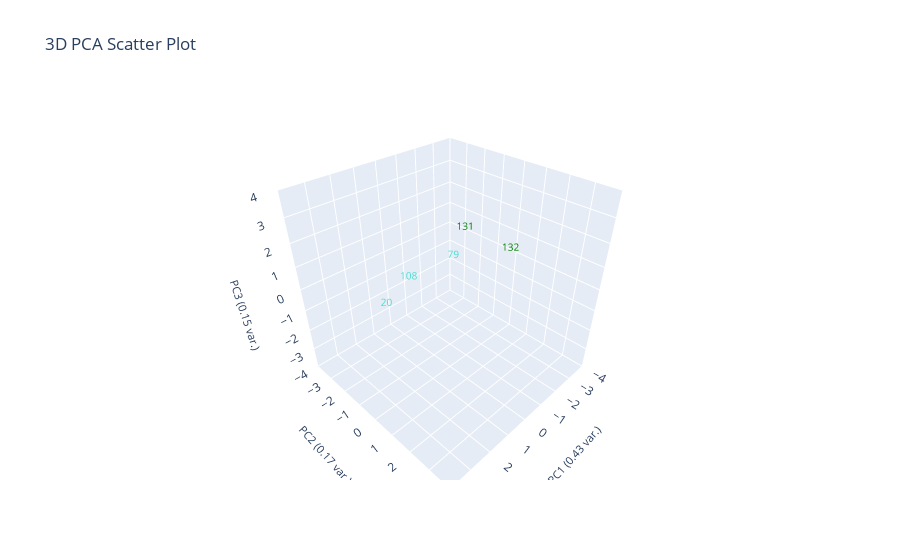
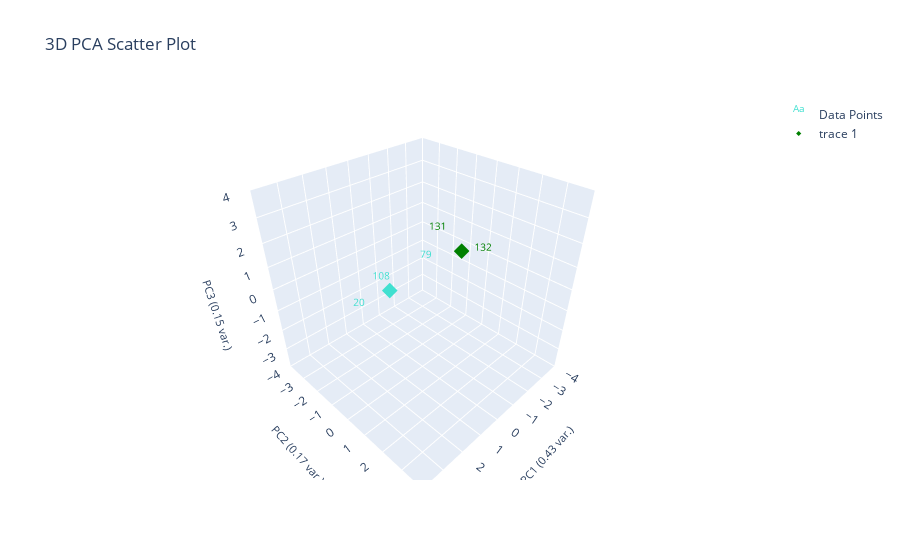
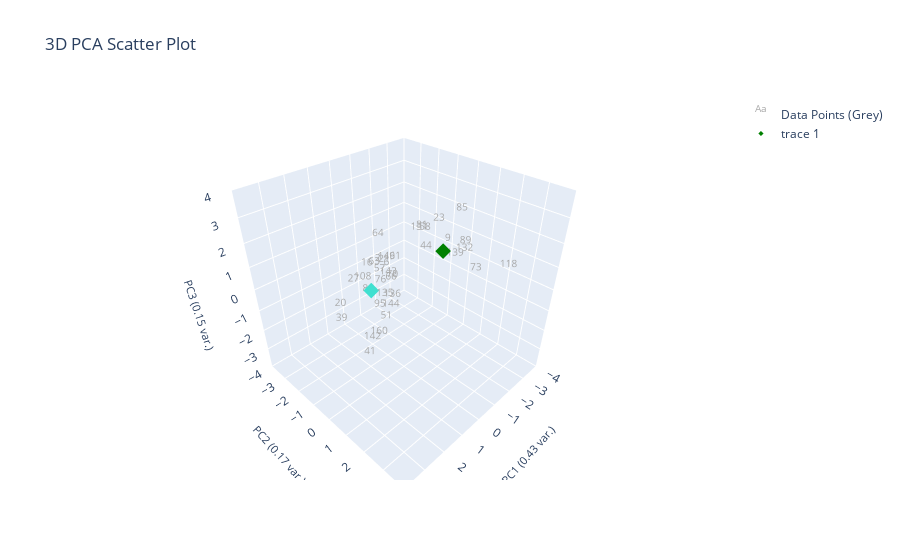
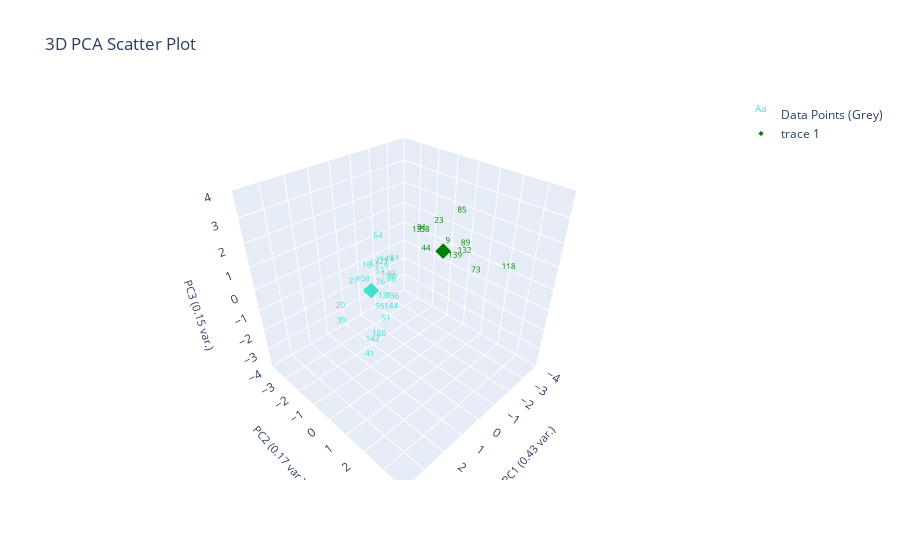

The cell these charts' notebook holds for them, in order:
### Markdown cell above
# Clustering data with ES-D removed (Corrected)

### Code cell
# should labels be fixed or not
labeled_data_esd_removed = marions_labeled_data[marions_labeled_data[ylabel_name] != 'ES-D'].copy()
marions_labeled_data_esd_removed = marions_labeled_data[marions_labeled_data[ylabel_name] != 'ES-D']

# print('Labeled data only')
plotting.plot_clusters_seperately(labeled_data_esd_removed[f'{ylabel_name}_nums'], curve_data, ylabel_name, bold_idxs=labeled_data_esd_removed.index.tolist(), cluster_category_names=list(ylabel_to_cluster_num.keys()))

label_centroids_esd_removed = find_labels_centroids(labeled_data_esd_removed, ylabel_to_cluster_num, ylabel_name)
pseudo_data_esd_removed = find_closest_centroid(data_features, label_centroids_esd_removed, ylabel_name)

print('Corrected')
changed_ylabel_idxs = find_changed_ylabel_data(labeled_data_esd_removed, pseudo_data_esd_removed, ylabel_name)
corrected_pseudo_data_esd_removed = correct_pseudo_ylabels_to_actual(pseudo_data_esd_removed, marions_labeled_data, ylabel_name, changed_ylabel_idxs)
plotting.plot_clusters_seperately(corrected_pseudo_data_esd_removed[f'pseudo_{ylabel_name}_nums'], curve_data, ylabel_name, cluster_category_names=list(ylabel_to_cluster_num.keys()), pseudo_corrections=labeled_data_esd_removed)
# plotting.plot_pca(corrected_pseudo_data_esd_removed, corrected_pseudo_data_esd_removed[f'pseudo_{ylabel_name}_nums'], 3, graph_title="", ylabel_name=ylabel_name, centroids=label_centroids_esd_removed)

print('Uncorrected')
# find_changed_ylabel_data(marions_labeled_data_esd_removed, pseudo_data_esd_removed, ylabel_name)
# plotting.get_curve_idx_from_cluster_color('pink', pseudo_data_esd_removed[f'pseudo_{ylabel_name}_nums'], pseudo_data_esd_removed.index, data_features)
# plotting.get_curve_idx_from_cluster_color('orange', pseudo_data_esd_removed[f'pseudo_{ylabel_name}_nums'], pseudo_data_esd_removed.index, data_features)
# # print(pseudo_data_esd_removed[:3])
# indicies = pseudo_data_esd_removed[pseudo_data_esd_removed['filenames'].isin(['WS23_L3_T1_P_23.csv','WS23_L3_T1_P_25.csv'])].index
# plotting.plot_specific_curves([indicies.tolist()[0]], curve_data, data_features, color='pink')
# plotting.plot_specific_curves([indicies.tolist()[1]], curve_data, data_features, color='orange')


plotting.plot_clusters_seperately(pseudo_data_esd_removed[f'pseudo_{ylabel_name}_nums'], curve_data, ylabel_name, cluster_category_names=list(ylabel_to_cluster_num.keys()), bold_idxs=marions_labeled_data_esd_removed.index)
# print(label_centroids_esd_removed)
# plotting.plot_pca(pseudo_data_esd_removed, pseudo_data_esd_removed[f'pseudo_{ylabel_name}_nums'], 3, graph_title="", ylabel_name=ylabel_name, centroids=label_centroids_esd_removed,
#                 only_plot_cluster_labels=[])
# plotting.pca_analysis(pseudo_data_esd_removed)
# ylabel_to_cluster_num = {'ES-B':0, 'ES-BW':1, 'ES-S':2, 'ES-S-Plates':3, 'ES-D':4, 'LS':5, 'F':6, 'LS/F':7, 'ES-DB':8, 'ES': 9}
# print(pseudo_data_esd_removed[:3])

# print(pseudo_data_esd_removed.dropna(subset=[ylabel_name])[['filenames', ylabel_name]])
plotting.plot_pseudo_labeling_steps(pseudo_data_esd_removed, pseudo_data_esd_removed[f'pseudo_{ylabel_name}_nums'], 3, graph_title="", ylabel_name=ylabel_name, centroids=label_centroids_esd_removed,
                specific_clusters=[3,6])

### Figure 1 — Plotly figure (JSON) as saved in the notebook; plotly's stock layout.template omitted (floating-point values rounded to 4 significant figures)
{"data": [{"mode": "text", "name": "Data Points", "text": ["20", "79", "108", "131", "132"], "textfont": {"color": ["turquoise", "turquoise", "turquoise", "green", "green"], "size": 10}, "type": "scatter3d", "x": [2.698, -0.5188, 1.623, -0.1749, -2.47], "y": [-0.4436, -0.3468, -0.4459, 0.528, 0.8786], "z": [0.01727, 0.5946, 0.6113, 2.292, 0.5983]}], "layout": {"autosize": true, "scene": {"aspectmode": "cube", "xaxis": {"range": [-4, 4], "title": {"font": {"size": 11}, "text": "PC1 (0.43 var.)"}}, "yaxis": {"range": [-4, 4], "title": {"font": {"size": 11}, "text": "PC2 (0.17 var.)"}}, "zaxis": {"range": [-4, 4], "title": {"font": {"size": 11}, "text": "PC3 (0.15 var.)"}}}, "title": {"text": "3D PCA Scatter Plot"}}}

### Figure 2 — Plotly figure (JSON) as saved in the notebook; plotly's stock layout.template omitted (floating-point values rounded to 4 significant figures)
{"data": [{"mode": "text", "name": "Data Points", "text": ["20", "79", "108", "131", "132"], "textfont": {"color": ["turquoise", "turquoise", "turquoise", "green", "green"], "size": 10}, "type": "scatter3d", "x": [2.698, -0.5188, 1.623, -0.1749, -2.47], "y": [-0.4436, -0.3468, -0.4459, 0.528, 0.8786], "z": [0.01727, 0.5946, 0.6113, 2.292, 0.5983]}, {"marker": {"color": ["green", "turquoise"], "size": 4, "symbol": "diamond"}, "mode": "markers", "type": "scatter3d", "x": [-1.322, 1.267], "y": [0.7033, -0.4121], "z": [1.445, 0.4077]}], "layout": {"autosize": true, "scene": {"aspectmode": "cube", "xaxis": {"range": [-4, 4], "title": {"font": {"size": 11}, "text": "PC1 (0.43 var.)"}}, "yaxis": {"range": [-4, 4], "title": {"font": {"size": 11}, "text": "PC2 (0.17 var.)"}}, "zaxis": {"range": [-4, 4], "title": {"font": {"size": 11}, "text": "PC3 (0.15 var.)"}}}, "title": {"text": "3D PCA Scatter Plot"}}}

### Figure 3 — Plotly figure (JSON) as saved in the notebook; plotly's stock layout.template omitted (floating-point values rounded to 4 significant figures)
{"data": [{"mode": "text", "name": "Data Points (Grey)", "text": ["2", "6", "9", "16", "20", "21", "23", "27", "39", "41", "44", "51", "57", "58", "61", "63", "64", "66", "70", "73", "76", "81", "82", "85", "89", "95", "108", "118", "131", "132", "135", "136", "139", "142", "143", "144", "149", "160"], "textfont": {"color": "darkgrey", "size": 10}, "type": "scatter3d", "x": [1.111, 0.02369, -1.633, 1.735, 2.698, 1.087, -1.226, 1.987, 2.812, 2.749, -0.9563, 1.521, 0.9996, -1.059, 0.7149, 1.398, 1.382, 1.223, 0.6159, -1.95, 1.156, -0.6768, 1.262, -0.7121, -1.934, 1.983, 1.623, -3.472, -0.1749, -2.47, 1.604, 1.072, -2.027, 2.47, 0.8097, 1.143, 0.08712, 2.065], "y": [-0.1981, -0.9381, 0.6742, -0.03741, -0.4436, 0.05782, 0.5393, -0.5299, -0.3039, 1.029, 0.1988, 0.5759, -0.2468, 0.03271, 0.2318, -0.05328, 0.1822, 0.5971, 0.009941, 1.844, -0.04114, 0.1793, -0.6277, 1.915, 1.274, 0.8208, -0.4459, 2.325, 0.528, 0.8786, 0.6768, 0.4871, 0.7741, 0.9405, 0.01494, 0.4884, -0.8546, 0.8331], "z": [1.268, 0.2458, 1.303, 1.449, 0.01727, 1.343, 2.251, 0.6639, -0.5071, -1.253, 1.065, -0.6473, 0.7528, 1.752, 1.368, 1.334, 2.534, 0.9285, 0.4375, 0.3849, 0.4492, 2.038, -0.2094, 3.331, 1.326, 0.2935, 0.6113, 0.04422, 2.292, 0.5983, 0.4687, 0.04157, 0.5263, -0.794, 0.6543, -0.3634, 0.5821, -0.8813]}, {"marker": {"color": ["green", "turquoise"], "size": 4, "symbol": "diamond"}, "mode": "markers", "type": "scatter3d", "x": [-1.322, 1.267], "y": [0.7033, -0.4121], "z": [1.445, 0.4077]}], "layout": {"autosize": true, "scene": {"aspectmode": "cube", "xaxis": {"range": [-4, 4], "title": {"font": {"size": 11}, "text": "PC1 (0.43 var.)"}}, "yaxis": {"range": [-4, 4], "title": {"font": {"size": 11}, "text": "PC2 (0.17 var.)"}}, "zaxis": {"range": [-4, 4], "title": {"font": {"size": 11}, "text": "PC3 (0.15 var.)"}}}, "title": {"text": "3D PCA Scatter Plot"}}}

### Figure 4 — Plotly figure (JSON) as saved in the notebook; plotly's stock layout.template omitted (floating-point values rounded to 4 significant figures)
{"data": [{"mode": "text", "name": "Data Points (Grey)", "text": ["2", "6", "9", "16", "20", "21", "23", "27", "39", "41", "44", "51", "57", "58", "61", "63", "64", "66", "70", "73", "76", "81", "82", "85", "89", "95", "108", "118", "131", "132", "135", "136", "139", "142", "143", "144", "149", "160"], "textfont": {"color": ["turquoise", "turquoise", "green", "turquoise", "turquoise", "turquoise", "green", "turquoise", "turquoise", "turquoise", "green", "turquoise", "turquoise", "green", "turquoise", "turquoise", "turquoise", "turquoise", "turquoise", "green", "turquoise", "green", "turquoise", "green", "green", "turquoise", "turquoise", "green", "green", "green", "turquoise", "turquoise", "green", "turquoise", "turquoise", "turquoise", "turquoise", "turquoise"], "size": 8}, "type": "scatter3d", "x": [1.111, 0.02369, -1.633, 1.735, 2.698, 1.087, -1.226, 1.987, 2.812, 2.749, -0.9563, 1.521, 0.9996, -1.059, 0.7149, 1.398, 1.382, 1.223, 0.6159, -1.95, 1.156, -0.6768, 1.262, -0.7121, -1.934, 1.983, 1.623, -3.472, -0.1749, -2.47, 1.604, 1.072, -2.027, 2.47, 0.8097, 1.143, 0.08712, 2.065], "y": [-0.1981, -0.9381, 0.6742, -0.03741, -0.4436, 0.05782, 0.5393, -0.5299, -0.3039, 1.029, 0.1988, 0.5759, -0.2468, 0.03271, 0.2318, -0.05328, 0.1822, 0.5971, 0.009941, 1.844, -0.04114, 0.1793, -0.6277, 1.915, 1.274, 0.8208, -0.4459, 2.325, 0.528, 0.8786, 0.6768, 0.4871, 0.7741, 0.9405, 0.01494, 0.4884, -0.8546, 0.8331], "z": [1.268, 0.2458, 1.303, 1.449, 0.01727, 1.343, 2.251, 0.6639, -0.5071, -1.253, 1.065, -0.6473, 0.7528, 1.752, 1.368, 1.334, 2.534, 0.9285, 0.4375, 0.3849, 0.4492, 2.038, -0.2094, 3.331, 1.326, 0.2935, 0.6113, 0.04422, 2.292, 0.5983, 0.4687, 0.04157, 0.5263, -0.794, 0.6543, -0.3634, 0.5821, -0.8813]}, {"marker": {"color": ["green", "turquoise"], "size": 4, "symbol": "diamond"}, "mode": "markers", "type": "scatter3d", "x": [-1.322, 1.267], "y": [0.7033, -0.4121], "z": [1.445, 0.4077]}], "layout": {"autosize": true, "scene": {"aspectmode": "cube", "xaxis": {"range": [-4, 4], "title": {"font": {"size": 11}, "text": "PC1 (0.43 var.)"}}, "yaxis": {"range": [-4, 4], "title": {"font": {"size": 11}, "text": "PC2 (0.17 var.)"}}, "zaxis": {"range": [-4, 4], "title": {"font": {"size": 11}, "text": "PC3 (0.15 var.)"}}}, "title": {"text": "3D PCA Scatter Plot"}}}
